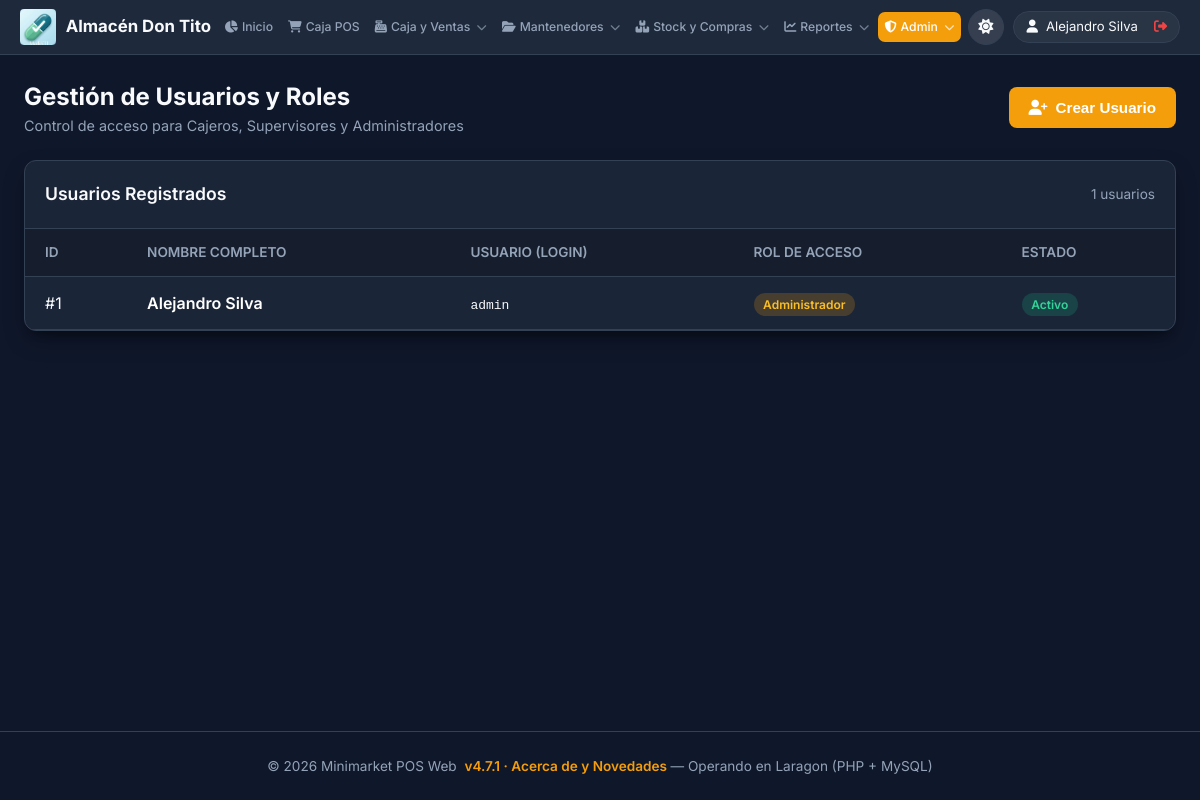
/usuarios.php (signed in), run on the app's committed database.
### tables this page shows
CREATE TABLE `usuarios` (
  `UsuarioID` int NOT NULL AUTO_INCREMENT,
  `Nombre` varchar(100) NOT NULL,
  `RutCuerpo` int NOT NULL,
  `RutDv` char(1) NOT NULL,
  `NombreUsuario` varchar(50) NOT NULL,
  `PasswordHash` varchar(255) NOT NULL,
  `RolID` int NOT NULL,
  `Activo` tinyint(1) NOT NULL DEFAULT '1',
  PRIMARY KEY (`UsuarioID`),
  UNIQUE KEY `NombreUsuario` (`NombreUsuario`),
  KEY `FK_Usuarios_Roles` (`RolID`),
  CONSTRAINT `FK_Usuarios_Roles` FOREIGN KEY (`RolID`) REFERENCES `roles` (`RolID`),
  CONSTRAINT `CK_Usuarios_RutDv` CHECK ((`RutDv` in (_cp850'0',_cp850'1',_cp850'2',_cp850'3',_cp850'4',_cp850'5',_cp850'6',_cp850'7',_cp850'8',_cp850'9',_cp850'K',_cp850'k')))
);

CREATE TABLE `roles` (
  `RolID` int NOT NULL AUTO_INCREMENT,
  `Nombre` varchar(50) NOT NULL,
  `Descripcion` varchar(255) DEFAULT NULL,
  `Activo` tinyint(1) NOT NULL DEFAULT '1',
  PRIMARY KEY (`RolID`),
  UNIQUE KEY `Nombre` (`Nombre`)
);

### usuarios.php (called while the page is built, shortened)
<?php
require_once __DIR__ . '/includes/header.php';
$pdo = getDB();
$usuarios = $pdo->query("
    SELECT u.*, r.Nombre AS Rol
    FROM usuarios u
    JOIN roles r ON u.RolID = r.RolID
    ORDER BY u.Nombre ASC
")->fetchAll();
include __DIR__ . '/views/usuarios.view.php';
require_once __DIR__ . '/includes/footer.php';

### views/usuarios.view.php (the view, shortened to what this page needs)
<div style="display: flex; justify-content: space-between; align-items: center; margin-bottom: 1.5rem;">
  <div>
    <h1 style="font-size: 1.5rem; font-weight: 700;">Gestión de Usuarios y Roles</h1>
    <p style="color: var(--text-muted); font-size: 0.9rem;">Control de acceso para Cajeros, Supervisores y Administradores</p>
  </div>
  <button onclick="document.getElementById('userModal').style.display='flex'" class="btn btn-primary">
    <i class="fa-solid fa-user-plus"></i> Crear Usuario
  </button>
</div>
<div class="table-card">
  <div class="table-header">
    <h2 style="font-size: 1.1rem; font-weight: 600;">Usuarios Registrados</h2>
    <span style="color: var(--text-muted); font-size: 0.85rem;"><?= count($usuarios) ?> usuarios</span>
  </div>
  <table class="table">
    <thead>
      <tr>
        <th>ID</th>
        <th>Nombre Completo</th>
        <th>Usuario (Login)</th>
        <th>Rol de Acceso</th>
        <th>Estado</th>
      </tr>
    </thead>
    <tbody>
      <?php foreach ($usuarios as $u): ?>
        <tr>
          <td>#<?= $u['UsuarioID'] ?></td>
          <td style="font-weight: 600; color: #fff;"><?= htmlspecialchars($u['Nombre']) ?></td>
          <td><code><?= htmlspecialchars($u['NombreUsuario']) ?></code></td>
          <td><span class="badge badge-warning"><?= htmlspecialchars($u['Rol']) ?></span></td>
          <td>
            <span class="badge <?= $u['Activo'] ? 'badge-success' : 'badge-danger' ?>">
              <?= $u['Activo'] ? 'Activo' : 'Inactivo' ?>
            </span>
          </td>
        </tr>
      <?php endforeach; ?>
    </tbody>
  </table>
</div>

### assets/css/style.css (style rules this page uses)
:root { --primary: #4f46e5; --primary-hover: #4338ca; --primary-light: #eef2ff; --success: #10b981; --success-hover: #059669; --warning: #f59e0b; --danger: #ef4444; --danger-hover: #dc2626; --bg-dark: #0f172a; --surface-dark: #1e293b; --border-dark: #334155; --text-main: #f8fafc; --text-muted: #94a3b8; --card-bg: rgba(30, 41, 59, 0.85); --glass-bg: rgba(15, 23, 42, 0.75); --shadow-lg: 0 10px 25px -5px rgba(0, 0, 0, 0.4), 0 8px 10px -6px rgba(0, 0, 0, 0.3); --radius: 12px; --transition: all 0.2s cubic-bezier(0.4, 0, 0.2, 1); }
* { box-sizing: border-box; margin: 0; padding: 0; }
body { font-family: 'Inter', system-ui, -apple-system, sans-serif; background-color: var(--bg-dark); color: var(--text-main); min-height: 100vh; display: flex; flex-direction: column; line-height: 1.5; -webkit-font-smoothing: antialiased; }
.btn { display: inline-flex; align-items: center; justify-content: center; gap: 0.5rem; padding: 0.75rem 1.25rem; border-radius: 8px; font-weight: 600; font-size: 0.95rem; cursor: pointer; border: none; transition: var(--transition); text-decoration: none; }
.btn-primary { background: var(--primary); color: #fff; }
.table-card { background: var(--card-bg); border: 1px solid var(--border-dark); border-radius: var(--radius); overflow: hidden; box-shadow: var(--shadow-lg); }
.table-header { padding: 1.25rem; border-bottom: 1px solid var(--border-dark); display: flex; justify-content: space-between; align-items: center; }
.table { width: 100%; border-collapse: collapse; text-align: left; }
.table th, .table td { padding: 0.85rem 1.25rem; border-bottom: 1px solid var(--border-dark); }
.table th { background: rgba(0, 0, 0, 0.2); color: var(--text-muted); font-weight: 600; font-size: 0.85rem; text-transform: uppercase; }
.badge { padding: 0.25rem 0.6rem; border-radius: 50px; font-size: 0.75rem; font-weight: 600; }
.badge-success { background: rgba(16, 185, 129, 0.2); color: #34d399; }
.badge-warning { background: rgba(245, 158, 11, 0.2); color: #fbbf24; }
[data-accent="indigo"], :root { --primary: #4f46e5; --primary-hover: #4338ca; --primary-light: #eef2ff; }
[data-accent="naranja"] { --primary: #f59e0b; --primary-hover: #d97706; --primary-light: #fffbeb; }

### data on the page
usuarios: UsuarioID "1", Nombre "Alejandro Silva", NombreUsuario "admin", RolID.Nombre "Administrador", Activo "Activo"

### other printed values
$nombreEmpresa "Almacén Don Tito"
$user['nombre'] "Alejandro Silva"
count($usuarios) "1"
APP_VERSION "v4.7.1"
